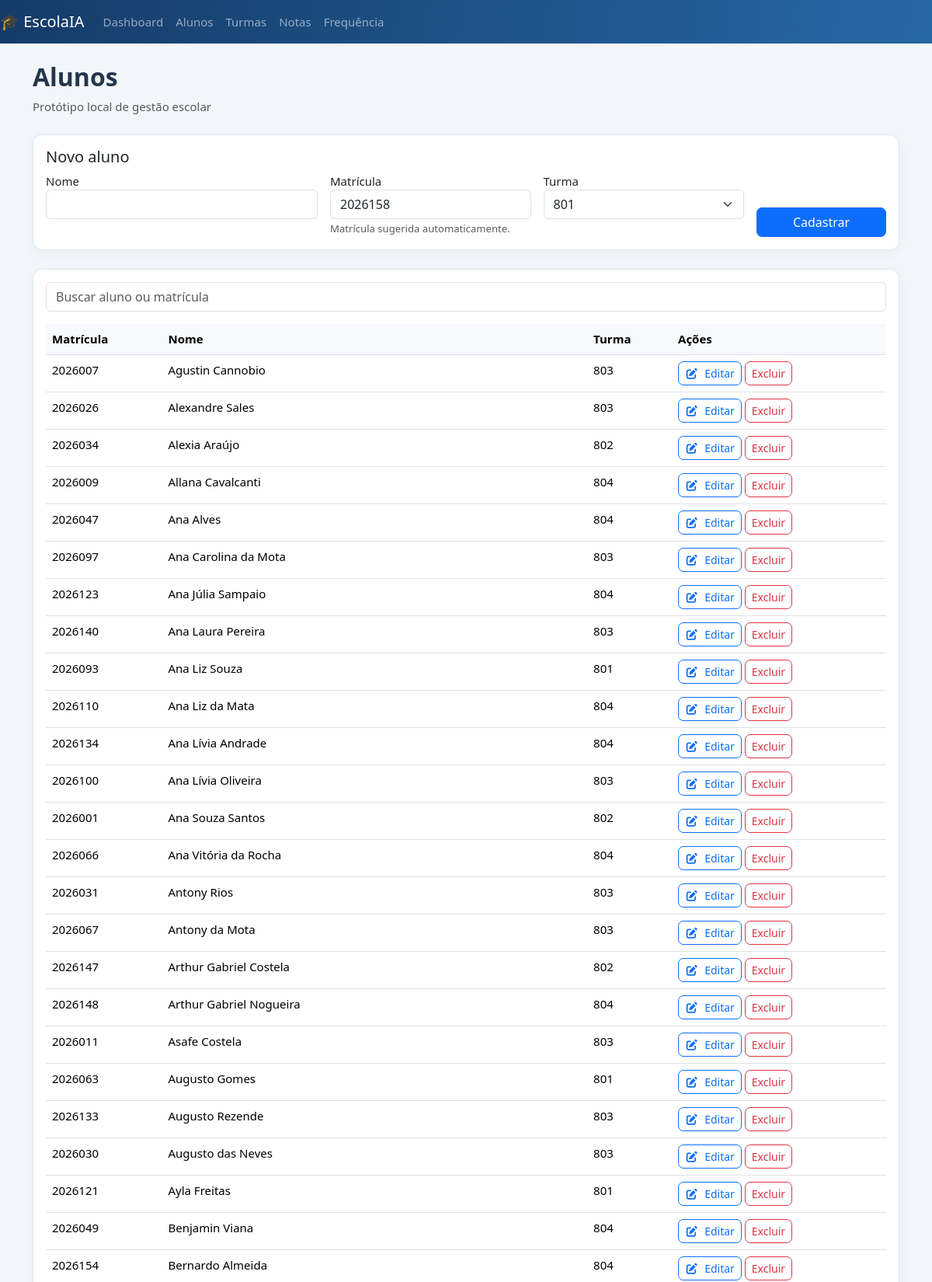
The app's page /alunos (upper part) with its own data.
### models.py (models this page shows)
class Aluno(db.Model):
    id = db.Column(db.Integer, primary_key=True)
    matricula = db.Column(db.String(30), unique=True, nullable=False)
    nome = db.Column(db.String(120), nullable=False)
    turma_id = db.Column(db.Integer, db.ForeignKey("turma.id"), nullable=False)
    notas = db.relationship("Nota", backref="aluno", cascade="all, delete-orphan")
    frequencias = db.relationship(
        "Frequencia", backref="aluno", cascade="all, delete-orphan"
    )

class Turma(db.Model):
    id = db.Column(db.Integer, primary_key=True)
    nome = db.Column(db.String(60), unique=True, nullable=False)
    ano_letivo = db.Column(db.Integer, nullable=False, default=2026)
    alunos = db.relationship("Aluno", backref="turma", lazy=True)

### app.py (the view)
@app.route("/alunos")
def alunos():
    return render_template(
        "alunos.html",
        alunos=Aluno.query.order_by(Aluno.nome).all(),
        turmas=Turma.query.order_by(Turma.nome).all(),
        proxima_matricula=gerar_proxima_matricula(),
    )

### functions.py (called while the page is built)
def gerar_proxima_matricula():
    ultima_matricula = db.session.query(
        func.max(cast(Aluno.matricula, Integer))
    ).scalar()
    if ultima_matricula is None:
        return "2026001"
    return str(ultima_matricula + 1)

### templates/alunos.html (shortened to what this page needs)
{% extends 'base.html' %}{% block titulo %}Alunos{% endblock %}{% block conteudo %}<div class="card mb-4">
    <div class="card-body">
        <h5>Novo aluno</h5>
        <form method="post" id="formCadastroAluno" class="row g-3">
            <div class=" col-md-4"><label>Nome</label><input name="nome" class="form-control" required maxlength="120">
            </div>
            <div class=" col-md-3"><label>Matrícula</label>
                <input type="text" id="matriculaAluno" name="matricula" class="form-control"
                    value="{{ proxima_matricula }}" maxlength="20" inputmode="numeric" required>
                <small class="text-muted">
                    Matrícula sugerida automaticamente.
                </small>
            </div>
            <div class=" col-md-3"><label>Turma</label><select name="turma_id" class="form-select" required>{% for t in
                    turmas %}<option value="{{ t.id }}">{{ t.nome }}</option>{% endfor %}</select></div>
            <div class=" col-md-2 d-flex align-items-end"><button id="btnCadastrarAluno"
                    class="btn btn-primary w-100">Cadastrar</button></div>
        </form>
    </div>
</div>
<div class="card">
    <div class="card-body"><input id="buscaAlunos" class="form-control mb-3" placeholder="Buscar aluno ou matrícula">
        <div class="table-responsive">
            <table id="tabelaAlunos" class="table table-hover">
                <thead>
                    <tr>
                        <th>Matrícula</th>
                        <th>Nome</th>
                        <th>Turma</th>
                        <th>Ações</th>
                    </tr>
                </thead>
                <tbody>
                    {% for a in alunos %}
                    <tr id="linhaAluno{{ a.id }}">
                        <td class="colMatriculaAluno">
                            {{ a.matricula }}
                        </td>
                        <td class="colNomeAluno">
                            {{ a.nome }}
                        </td>
                        <td class="colTurmaAluno">
                            {{ a.turma.nome if a.turma else '-' }}
                        </td>
                        <td>
                            <button type="button" class="btn btn-sm btn-outline-primary btnEditarAluno"
                                id-aluno="{{ a.id }}">
                                <i class="fa-solid fa-pen-to-square me-1"></i>
                                Editar
                            </button>
                            <button type="button" class="btn btn-sm btn-outline-danger btnExcluirAluno"
                                id-aluno="{{ a.id }}" matricula-aluno="{{ a.matricula }}" nome-aluno="{{ a.nome }}">
                                Excluir
                            </button>
                        </td>
                    </tr>
                    {% endfor %}
                </tbody>
            </table>
        </div>
    </div>
</div>
{% endblock %}

### static/css/app.css (style rules this page uses)
body { background: #f3f6fb; color: #24364b; font-size: 15px }
.card { border: 1px solid #e1e8f0; border-radius: 12px; box-shadow: 0 4px 14px rgba(26, 54, 93, .05) }
.table th { border-top: 0; background: #f7f9fc }
.btn { border-radius: 7px }

### records on screen
Aluno: matricula "2026007", nome "Agustin Cannobio", turma "803"
Aluno: matricula "2026026", nome "Alexandre Sales", turma "803"
Aluno: matricula "2026034", nome "Alexia Araújo", turma "802"
Aluno: matricula "2026009", nome "Allana Cavalcanti", turma "804"
Aluno: matricula "2026047", nome "Ana Alves", turma "804"
Aluno: matricula "2026097", nome "Ana Carolina da Mota", turma "803"
Aluno: matricula "2026123", nome "Ana Júlia Sampaio", turma "804"
Aluno: matricula "2026140", nome "Ana Laura Pereira", turma "803"
Aluno: matricula "2026093", nome "Ana Liz Souza", turma "801"
Aluno: matricula "2026110", nome "Ana Liz da Mata", turma "804"
Aluno: matricula "2026134", nome "Ana Lívia Andrade", turma "804"
Aluno: matricula "2026100", nome "Ana Lívia Oliveira", turma "803"
Aluno: matricula "2026001", nome "Ana Souza Santos", turma "802"
Aluno: matricula "2026066", nome "Ana Vitória da Rocha", turma "804"
Aluno: matricula "2026031", nome "Antony Rios", turma "803"
Aluno: matricula "2026067", nome "Antony da Mota", turma "803"
Aluno: matricula "2026147", nome "Arthur Gabriel Costela", turma "802"
Aluno: matricula "2026148", nome "Arthur Gabriel Nogueira", turma "804"
Aluno: matricula "2026011", nome "Asafe Costela", turma "803"
Aluno: matricula "2026063", nome "Augusto Gomes", turma "801"
Aluno: matricula "2026133", nome "Augusto Rezende", turma "803"
Aluno: matricula "2026030", nome "Augusto das Neves", turma "803"
Aluno: matricula "2026121", nome "Ayla Freitas", turma "801"
Aluno: matricula "2026049", nome "Benjamin Viana", turma "804"
Aluno: matricula "2026154", nome "Bernardo Almeida", turma "804"

### other values on screen
form field turma_id "801"
